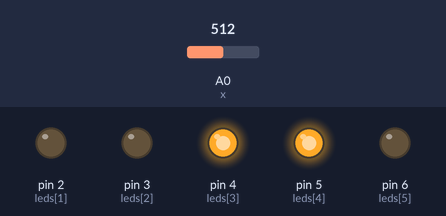
Recording of a sketch running on a simulated Arduino Uno, built with avr-gcc and run on an emulated ATmega328P. Parts: output pins drawn as LEDs (lit = HIGH). Inputs (shaded band) come from the test bench; at power-on: A0 (x) = 512.

Above: at 2.8 s.
2.9 s: A0 (x) set to 497
At 4.8 s:
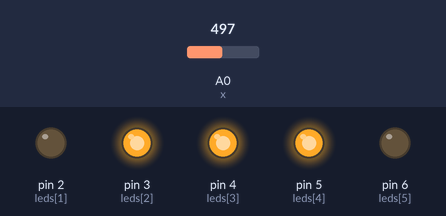
6.0 s: A0 (x) set to 356
8.7 s: A0 (x) set to 334
At 11.2 s:
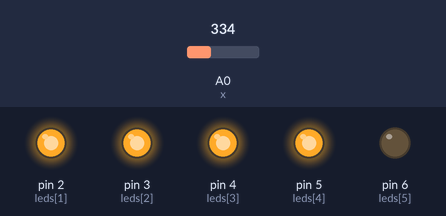
11.5 s: A0 (x) set to 900
At 14.1 s:
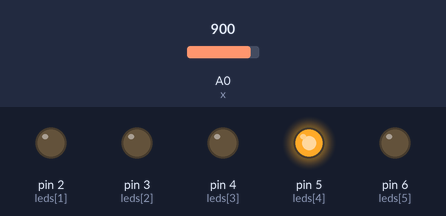
15.0 s: A0 (x) set to 700
18.2 s: A0 (x) set to 668
At 22.2 s:
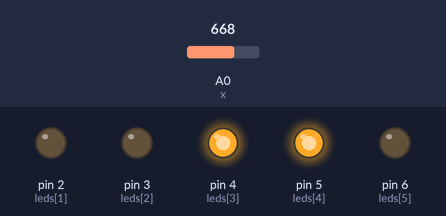
Timing chart, 0 to 23.5 s (numbered marks = the images above; inputs shaded):
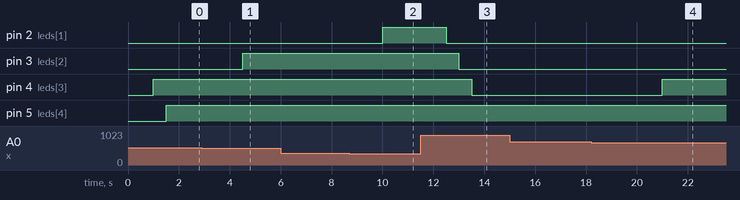

The sketch:

potentionmater_leds.ino
```cpp
int leds[] ={1,2,3,4,5,6};
int x = A0;
float y;
int z;
void setup()
{
    for (int r=1; r < 6; r++)
    {
     pinMode(leds[r], OUTPUT);
    }
}

void loop()
{
  z = analogRead(x);
  y= (z*3/512);

  for (int s=1; s < 6; s=s+1)
  {
    if (s > y)
      {
       digitalWrite(s,HIGH);
       delay(500);
      }

    if (s < y )
    {
      digitalWrite(s,LOW);
      delay(500);
    }
  }
}
```

Measured:
- the behaviour switches between 512 and 511 on A0 (x) (found by bisection; images 0 and 1)
- the behaviour switches between 342 and 341 on A0 (x) (found by bisection; images 1 and 2)
- the behaviour switches between 683 and 682 on A0 (x) (found by bisection; images 3 and 4)
- after the input at 2.9 s, pin 3 (leds[2]): LOW → HIGH after 1.6 s
- after the input at 6.0 s, every drawn part: stays the same
- after the input at 8.7 s, pin 2 (leds[1]): LOW → HIGH after 1.3 s
- after the input at 11.5 s, pin 2 (leds[1]): HIGH → LOW after 1.0 s; pin 3 (leds[2]): HIGH → LOW after 1.5 s; pin 4 (leds[3]): HIGH → LOW after 2.0 s
- after the input at 15.0 s, every drawn part: stays the same
- after the input at 18.2 s, pin 4 (leds[3]): LOW → HIGH after 2.8 s
